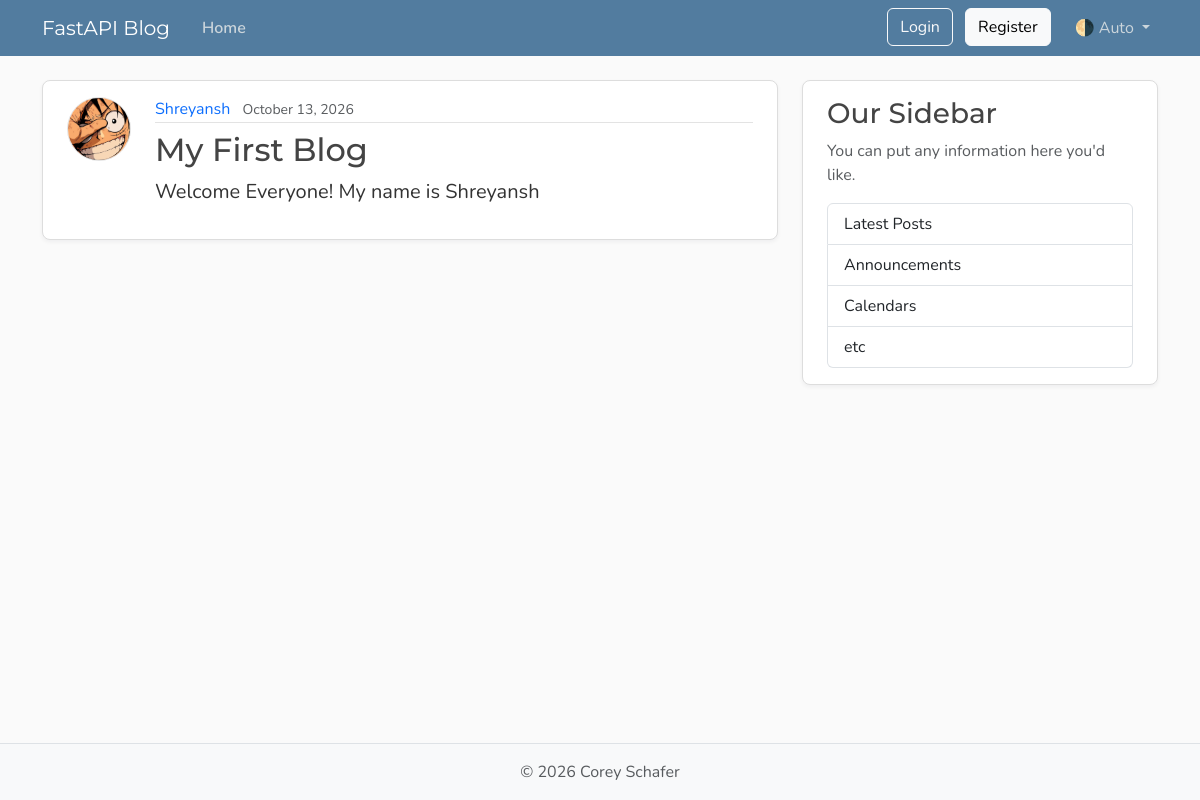
/posts, run on an earlier commit of the app's database.
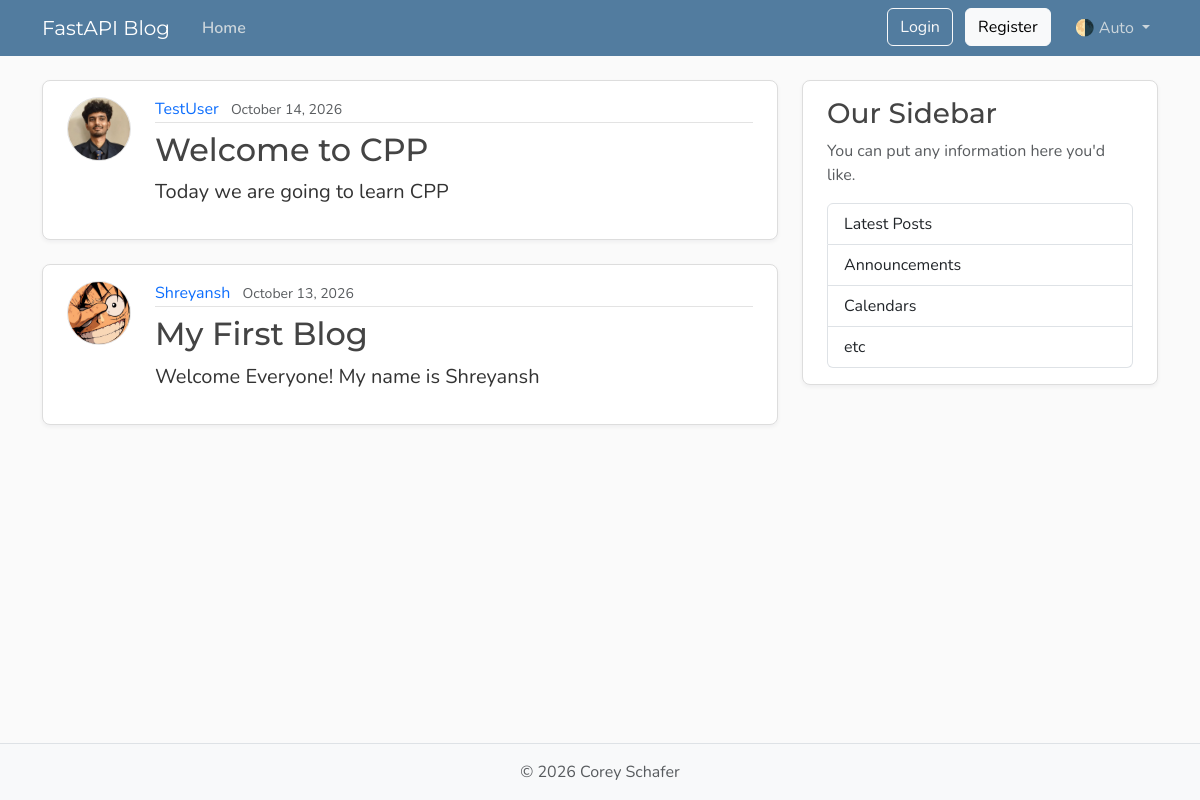
And on a later commit of the database.
### models.py (models this page shows, shortened)
class Post(Base):
    __tablename__ = "posts"
    id: Mapped[int] = mapped_column(Integer, primary_key=True, index=True)
    title: Mapped[str] = mapped_column(String(100), nullable=False)
    content: Mapped[str] = mapped_column(Text, nullable=False)
    user_id: Mapped[int] = mapped_column(
        ForeignKey("users.id"),
        nullable=False,
        index=True,
    )
    date_posted: Mapped[datetime] = mapped_column(
        DateTime(timezone=True),
        default=lambda: datetime.now(UTC),
    )
    author: Mapped[User] = relationship(back_populates="posts")

class User(Base):
    __tablename__ = "users"
    id: Mapped[int] = mapped_column(Integer, primary_key=True, index=True)
    username: Mapped[str] = mapped_column(String(50), unique=True, nullable=False)
    email: Mapped[str] = mapped_column(String(120), unique=True, nullable=False)
    password_hash: Mapped[str] = mapped_column(String(200), nullable=False)
    image_file: Mapped[str | None] = mapped_column(
        String(200),
        nullable=True,
        default=None,
    )
    posts: Mapped[list[Post]] = relationship(
        back_populates="author",
        cascade="all, delete-orphan",
    )

### main.py (the view)
@app.get("/", include_in_schema=False, name="home")
@app.get("/posts", include_in_schema=False, name="posts")
async def home(request: Request, db: Annotated[AsyncSession, Depends(get_db)]):
    result = await db.execute(
        select(models.Post)
        .options(selectinload(models.Post.author))
        .order_by(models.Post.date_posted.desc()),
    )
    posts = result.scalars().all()
    return templates.TemplateResponse(
        request,
        "home.html",
        {"posts": posts, "title": "Home"},
    )

### templates/home.html
  {% extends "layout.html" %}
  {% block content %}
    {% for post in posts %}
      <article class="content-section py-3 px-4 mb-4">
        <div class="d-flex align-items-start gap-4">
          <img class="rounded-circle article-img flex-shrink-0"
     src="{{ post.author.image_path }}"
     alt="{{ post.author.username }}'s profile picture"
     width="64"
     height="64"
     loading="lazy">
          <div class="flex-grow-1">
            <div class="article-metadata mb-2">
              <a class="me-2" href="{{ url_for('user_posts', user_id=post.author.id) }}">{{ post.author.username }}</a>
              <small class="text-body-secondary">{{ post.date_posted.strftime('%B %d, %Y') }}</small>
            </div>
            <h2>
              <a class="article-title"
                href="{{ url_for('post_page', post_id=post.id) }}">{{ post.title }}</a>
            </h2>
            <p class="article-content">{{ post.content }}</p>
          </div>
        </div>
      </article>
    {% endfor %}
  {% endblock content %}

What changed in the data, as far as the page shows it:
added Post: author.image_path (picture), author.username "TestUser", date_posted "October 14, 2026", title "Welcome to CPP", content "Today we are going to learn CPP"
